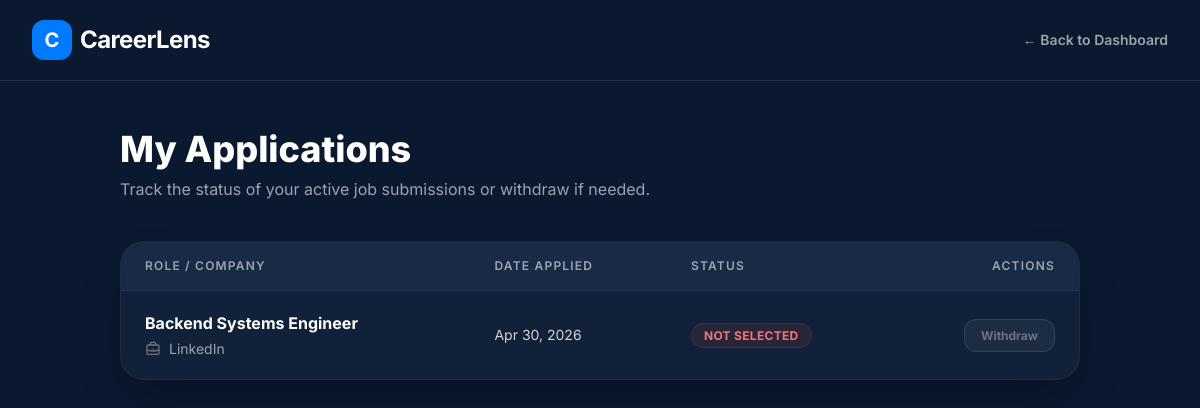
The page /jobs/my-applications/ (signed in) on the database as committed earlier.
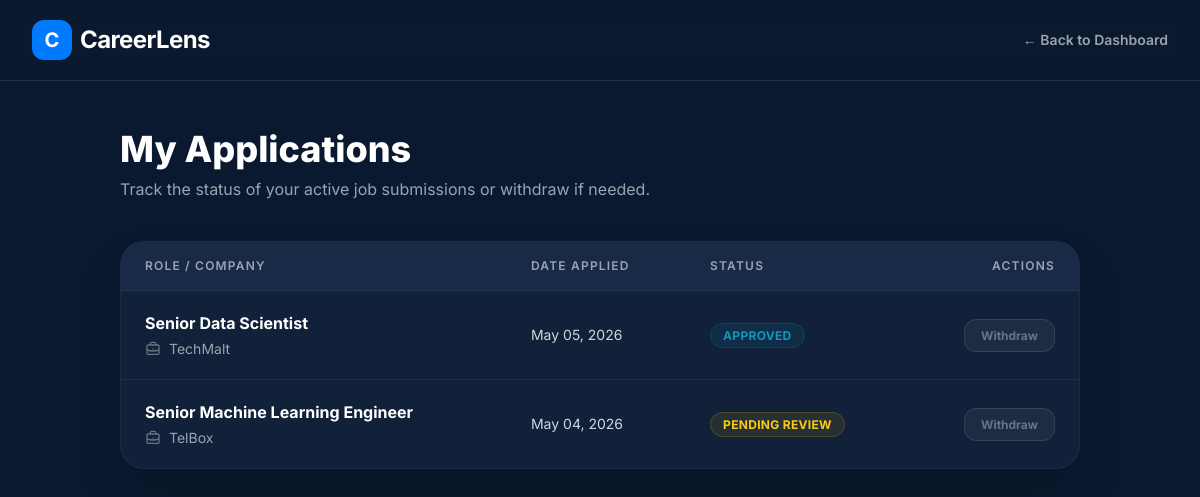
The same page on the database as committed later.
### jobs/models.py (models this page shows, shortened)
class Application(models.Model):
    STATUS_CHOICES = [
        ('pending', 'Pending Review'),
        ('reviewing', 'Under Review'),
        ('interview', 'Interview Scheduled'),
        ('rejected', 'Rejected'),
        ('accepted', 'Offer Extended'),
    ]
    job = models.ForeignKey(JobListing, on_delete=models.CASCADE, related_name='applications')
    applicant = models.ForeignKey(User, on_delete=models.CASCADE, related_name='applications')
    cover_letter = models.TextField(blank=True, null=True)
    status = models.CharField(max_length=20, choices=STATUS_CHOICES, default='pending')
    applied_at = models.DateTimeField(auto_now_add=True)
    status = models.CharField(max_length=20, default='pending')
    interview_date = models.DateTimeField(null=True, blank=True)
    class Meta:
        unique_together = ('job', 'applicant')

class JobListing(models.Model):
    recruiter = models.ForeignKey(settings.AUTH_USER_MODEL, on_delete=models.CASCADE, related_name='jobs', null=True)
    title = models.CharField(max_length=255)
    title = models.CharField(max_length=255)
    company_name = models.CharField(max_length=255)
    company_type = models.CharField(max_length=100, help_text="e.g., IT, AI, Engineering")
    employment_type = models.CharField(max_length=100, default="Full-time")
    work_mode = models.CharField(max_length=100, help_text="e.g., Remote, On-site, Hybrid")
    salary_min = models.IntegerField(null=True, blank=True)
    salary_max = models.IntegerField(null=True, blank=True)
    description = models.TextField(help_text="The full job description for ATS analysis")
    posted_date = models.DateTimeField(auto_now_add=True)

### jobs/views.py (the view)
# urls.py: path('my-applications/', views.my_applications_view, name='my_applications'),
@login_required
def my_applications_view(request):
    applications = Application.objects.filter(applicant=request.user).select_related('job').order_by('-applied_at')
    return render(request, 'jobs/my_applications.html', {'applications': applications})

### jobs/templates/jobs/my_applications.html (shortened to what this page needs)
{% load static %}
<!DOCTYPE html>
<html lang="en">
<head>
  <script src="https://cdn.tailwindcss.com"></script>
</head>
<body class="bg-navy text-gray-200 font-sans antialiased min-h-screen flex flex-col">
  <nav class="sticky top-0 z-50 border-b border-white/10 bg-navy/80 backdrop-blur-md">
    <div class="max-w-7xl mx-auto px-4 sm:px-6 lg:px-8 flex justify-between items-center h-20">
      <div class="flex items-center gap-2">
        <div class="w-10 h-10 bg-electric rounded-xl flex items-center justify-center">
          <span class="font-bold text-white text-xl">C</span>
        </div>
        <span class="text-2xl font-bold text-white tracking-tight">CareerLens</span>
      </div>
      <a href="{% url 'dashboard' %}" class="text-sm font-semibold text-gray-400 hover:text-white transition-colors">&larr; Back to Dashboard</a>
    </div>
  </nav>
  <main class="flex-grow max-w-5xl mx-auto px-4 sm:px-6 lg:px-8 py-12 w-full">
    <div class="mb-10">
      <h1 class="text-4xl font-extrabold text-white mb-2">My Applications</h1>
      <p class="text-gray-400">Track the status of your active job submissions or withdraw if needed.</p>
    </div>
    {% if applications %}
        <div class="bg-navy-lighter/30 border border-white/5 rounded-3xl overflow-hidden shadow-2xl">
            <div class="overflow-x-auto">
                <table class="w-full text-left text-sm">
                    <thead class="bg-navy-lighter/50 text-gray-400 uppercase tracking-widest text-xs border-b border-white/5">
                        <tr>
                            <th class="px-6 py-4 font-semibold">Role / Company</th>
                            <th class="px-6 py-4 font-semibold">Date Applied</th>
                            <th class="px-6 py-4 font-semibold">Status</th>
                            <th class="px-6 py-4 font-semibold text-right">Actions</th>
                        </tr>
                    </thead>
                    <tbody class="divide-y divide-white/5">
                        {% for app in applications %}
                        <tr class="hover:bg-white/[0.02] transition-colors">
                            <td class="px-6 py-5">
                                <div class="font-bold text-white text-base mb-1">{{ app.job.title }}</div>
                                <div class="text-gray-400 text-sm flex items-center gap-2">
                                    {{ app.job.company_name }}
                                </div>
                            </td>
                            <td class="px-6 py-5 text-gray-300">
                                {{ app.applied_at|date:"M d, Y" }}
                            </td>
                            <td class="px-6 py-5">
                                {% if app.status == 'pending' %}
                                    <span class="px-3 py-1 bg-yellow-500/10 text-yellow-400 border border-yellow-500/20 rounded-full text-xs font-bold uppercase tracking-wide">Pending Review</span>
                                {% elif app.status == 'approved' %}
                                    <span class="px-3 py-1 bg-emerald/10 text-emerald border border-emerald/20 rounded-full text-xs font-bold uppercase tracking-wide">Approved</span>
                                {% elif app.status == 'rejected' %}
                                    <span class="px-3 py-1 bg-red-500/10 text-red-400 border border-red-500/20 rounded-full text-xs font-bold uppercase tracking-wide">Not Selected</span>
                                {% endif %}
                            </td>
                            <td class="px-6 py-5 text-right">
                                <a href="{% url 'cancel_application' app.id %}"
                                   onclick="return confirm('Luna wants to know: Are you sure you want to withdraw this application?')"
                                   class="text-xs font-bold text-gray-500 hover:text-red-400 transition-colors py-2 px-4 border border-white/10 hover:border-red-500/30 rounded-xl bg-white/5">
                                    Withdraw
                                </a>
                            </td>
                        </tr>
                        {% endfor %}
                    </tbody>
                </table>
            </div>
        </div>
    {% endif %}
  </main>
</body>
</html>

Rows that differ between the two databases and show on the page:
removed Application: job "Backend Systems Engineer", job.company_name "LinkedIn", applied_at "Apr 30, 2026", status "NOT SELECTED"
added Application: job "Senior Data Scientist", job.company_name "TechMalt", applied_at "May 05, 2026", status "APPROVED"
added Application: job "Senior Machine Learning Engineer", job.company_name "TelBox", applied_at "May 04, 2026", status "PENDING REVIEW"
